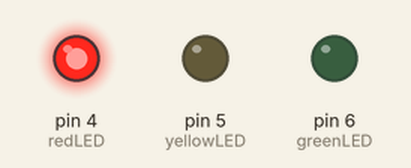
Simulated run of this sketch. Board: Arduino Uno, built with avr-gcc and run on an emulated ATmega328P. Parts: output pins drawn as LEDs (lit = HIGH).

Above: at 2.5 s.
At 6.0 s:
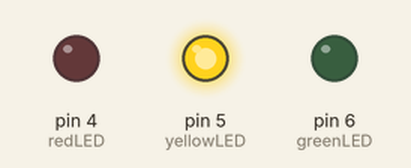
At 9.5 s:
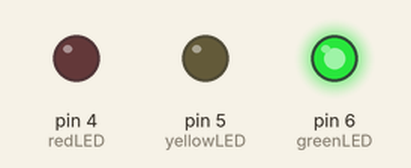
Timing chart, 0 to 15.6 s (numbered marks = the images above):
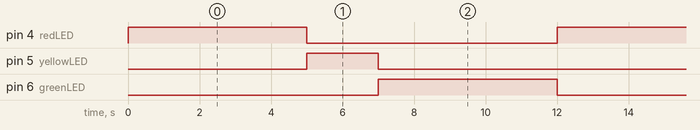

The sketch:

2._Traffic_Light_Simulation.ino
```cpp
/*
Components Used:
- Arduino Board
- Sensor Shield
- Red LED
- Yellow LED
- Green LED
- Breadboard
- Jumper Wires
*/

int redLED = 4;    // Red LED connected to Pin 4
int yellowLED = 5; // Yellow LED connected to Pin 5
int greenLED = 6;  // Green LED connected to Pin 6

void setup() {
  pinMode(redLED, OUTPUT);    // Set Red LED pin as output
  pinMode(yellowLED, OUTPUT); // Set Yellow LED pin as output
  pinMode(greenLED, OUTPUT);  // Set Green LED pin as output
}

void loop() {
  digitalWrite(redLED, HIGH);    // Turn on Red LED
  digitalWrite(yellowLED, LOW);  // Ensure Yellow LED is off
  digitalWrite(greenLED, LOW);   // Ensure Green LED is off
  delay(5000);                   // Wait for 5 seconds

  digitalWrite(redLED, LOW);     // Turn off Red LED
  digitalWrite(yellowLED, HIGH); // Turn on Yellow LED
  digitalWrite(greenLED, LOW);   // Ensure Green LED is off
  delay(2000);                   // Wait for 2 seconds

  digitalWrite(redLED, LOW);     // Ensure Red LED is off
  digitalWrite(yellowLED, LOW);  // Turn off Yellow LED
  digitalWrite(greenLED, HIGH);  // Turn on Green LED
  delay(5000);                   // Wait for 5 seconds
}
```

Measured:
- by itself, pin 4 (redLED), pin 6 (greenLED): alternates HIGH for 5.0 s and LOW for 7.0 s
- by itself, pin 5 (yellowLED): alternates HIGH for 2.0 s and LOW for 10.0 s
- by itself, everything shown: repeats every 12.0 s, in 3 steps
